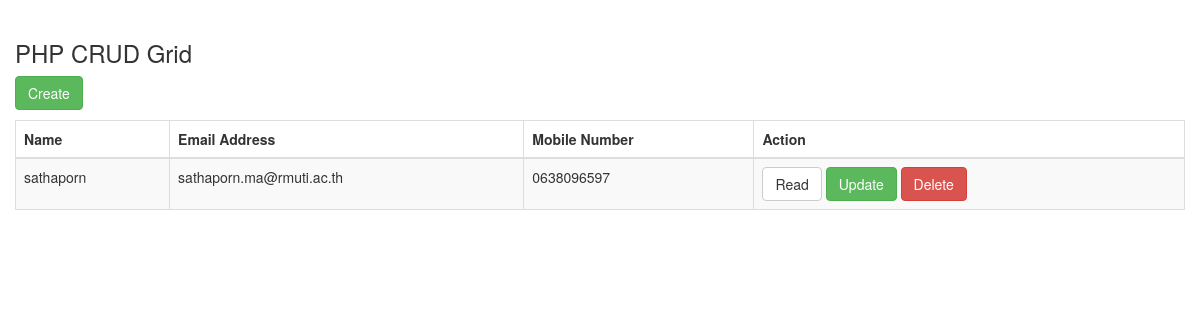
Before: / with the older database file.
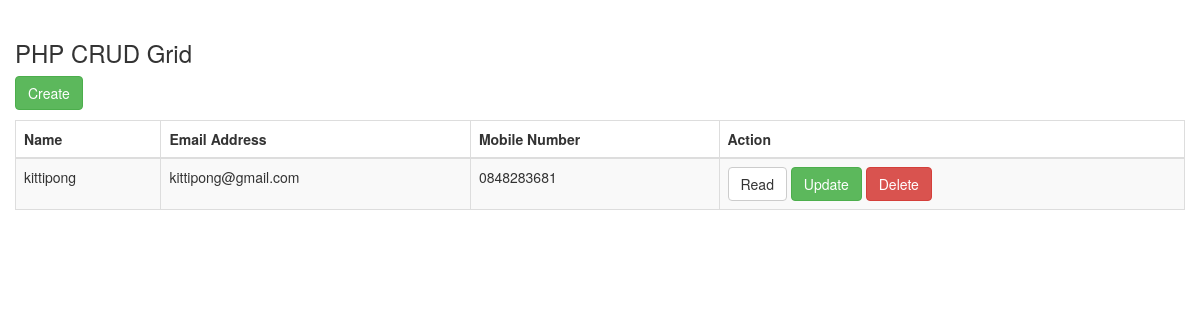
After: the same page with the newer database file.
### tables this page shows
CREATE TABLE `customers` (
  `id` int(11) NOT NULL,
  `name` varchar(100) NOT NULL,
  `email` varchar(100) NOT NULL,
  `mobile` varchar(100) NOT NULL
);

### index.php (the view, shortened to what this page needs)
<?php require 'inc/header.php'; ?>
<div class="container">
    <div class="row">
        <h3>PHP CRUD Grid</h3>
    </div>
    <div class="row">
        <p><a href="create.php" class="btn btn-success">Create</a></p>
        <table class="table table-striped table-bordered">
            <thead>
                <tr>
                    <th>Name</th>
                    <th>Email Address</th>
                    <th>Mobile Number</th>
                    <th>Action</th>
                </tr>
            </thead>
            <tbody>
                <?php
                    $pdo = Database::connect();
                    $getCustomers = $pdo->prepare('SELECT * FROM customers ORDER BY id DESC');
                    $getCustomers->execute();
                    if($getCustomers->rowCount() > 0) {
                        while ($row = $getCustomers->fetch()) {
                            echo '<tr>';
                            echo '<td>'. $row['name'] . '</td>' . PHP_EOL;
                            echo '<td>'. $row['email'] . '</td>' . PHP_EOL;
                            echo '<td>'. $row['mobile'] . '</td>' . PHP_EOL;
                            echo '<td>' . PHP_EOL;
                            echo '<a class="btn btn-default" href="read.php?id='.$row['id'].'">Read</a>' . PHP_EOL;
                            echo '<a class="btn btn-success" href="update.php?id='.$row['id'].'">Update</a>' . PHP_EOL;
                            echo '<a class="btn btn-danger" href="delete.php?id='.$row['id'].'">Delete</a>' . PHP_EOL;
                            echo '</td>' . PHP_EOL;
                            echo '</tr>' . PHP_EOL;
                        }
                    }
                ?>
            </tbody>
        </table>
    </div>
</div>
<?php require 'inc/footer.php'; ?>

### inc/header.php (shortened to what this page needs)
<!DOCTYPE html>
<html lang="en">
<head>
    <link rel="stylesheet" type="text/css" href="//maxcdn.bootstrapcdn.com/bootstrap/3.3.4/css/bootstrap.min.css">
</head>
<body>
<br>

Changed rows visible on the page:
removed customers: name "sathaporn", email "sathaporn.ma@rmuti.ac.th", mobile "0638096597"
added customers: name "kittipong", email "kittipong@gmail.com", mobile "0848283681"
